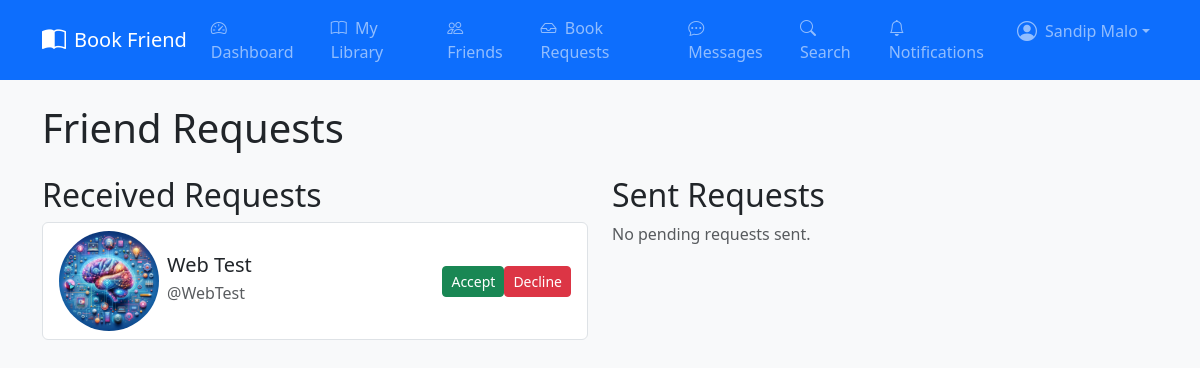
/friends/requests/ (signed in), run on the app's committed database.
### Core/models.py (models this page shows, shortened)
class Friendship(models.Model):
    STATUS_CHOICES = [
        ('pending', 'Pending'),
        ('accepted', 'Accepted'),
        ('declined', 'Declined'),
    ]
    sender = models.ForeignKey(User, related_name='friendship_requests_sent', on_delete=models.CASCADE)
    receiver = models.ForeignKey(User, related_name='friendship_requests_received', on_delete=models.CASCADE)
    status = models.CharField(max_length=20, choices=STATUS_CHOICES, default='pending')
    created_at = models.DateTimeField(auto_now_add=True)
    class Meta:
        unique_together = ['sender', 'receiver']

class UserProfile(models.Model):
    user = models.OneToOneField(User, on_delete=models.CASCADE)
    bio = models.TextField(max_length=500, blank=True)
    profile_picture = models.ImageField(upload_to='profile_pics/', blank=True)
    birthplace = models.CharField(max_length=100, blank=True)
    current_residence = models.CharField(max_length=100, blank=True)
    occupation = models.CharField(max_length=100, blank=True)

### Core/views.py (the view)
# urls.py: path("friends/requests/", views.friend_requests, name="friend_requests"),
@login_required
def friend_requests(request):
    received_requests = Friendship.objects.filter(
        receiver=request.user, status="pending"
    )
    sent_requests = Friendship.objects.filter(sender=request.user, status="pending")
    context = {"received_requests": received_requests, "sent_requests": sent_requests}
    return render(request, "core/friends/requests.html", context)

### Core/context_processors.py (called while the page is built)
def notification_count(request):
    if request.user.is_authenticated:
        unread_count = Notification.objects.filter(user=request.user, read=False).count()
        return {'unread_notifications': unread_count}
    return {'unread_notifications': 0}

### templates/core/friends/requests.html (shortened to what this page needs)
{% extends 'core/base.html' %}
{% load static %}
{% block content %}
<div class="container">
    <h1 class="mb-4">Friend Requests</h1>
    <div class="row">
        <div class="col-md-6 mb-4">
            <h2>Received Requests</h2>
            {% if received_requests %}
                <div class="list-group">
                    {% for request in received_requests %}
                        <div class="list-group-item">
                                                    <div class="d-flex align-items-center justify-content-between">
                                                        <div class="d-flex align-items-center">
                                                            <img src="{{ request.sender.userprofile.profile_picture.url }}" alt="Profile Picture" class="profile-picture me-2">
                                                            <div>
                                                                <h5 class="mb-1">{{ request.sender.get_full_name }}</h5>
                                                                <p class="mb-1 text-muted">@{{ request.sender.username }}</p>
                                                            </div>
                                                        </div>
                                                        <div class="btn-group">
                                                            <form method="post" action="{% url 'core:friend_accept' request.id %}" class="d-inline">
                                                                <button type="submit" class="btn btn-sm btn-success">Accept</button>
                                                            </form>
                                                            <form method="post" action="{% url 'core:friend_decline' request.id %}" class="d-inline">
                                                                <button type="submit" class="btn btn-sm btn-danger">Decline</button>
                                                            </form>
                                                        </div>
                                                    </div>
                                                </div>
                    {% endfor %}
                </div>
            {% else %}
                <p class="text-muted">No pending requests received.</p>
            {% endif %}
        </div>
        <div class="col-md-6">
            <h2>Sent Requests</h2>
            {% if sent_requests %}
                <div class="list-group">
                    {% for request in sent_requests %}
                        <div class="list-group-item">
                                                    <div class="d-flex align-items-center justify-content-between">
                                                        <div class="d-flex align-items-center">
                                                            <img src="{{ request.receiver.userprofile.profile_picture.url }}" alt="Profile Picture" class="profile-picture me-2">
                                                            <div>
                                                                <h5 class="mb-1">{{ request.receiver.get_full_name }}</h5>
                                                                <p class="mb-1 text-muted">@{{ request.receiver.username }}</p>
                                                                <small class="text-muted">Sent {{ request.created_at|timesince }} ago</small>
                                                            </div>
                                                        </div>
                                                    </div>
                                                </div>
                    {% endfor %}
                </div>
            {% else %}
                <p class="text-muted">No pending requests sent.</p>
            {% endif %}
        </div>
    </div>
</div>
{% endblock %}

### templates/core/includes/navbar.html (shortened to what this page needs)
<nav class="navbar navbar-expand-lg navbar-dark bg-primary">
    <div class="container">
      <a class="navbar-brand d-flex align-items-center" href="{% url 'core:landing' %}">
        <i class="bi bi-book-half me-2 fs-4"></i>
        Book Friend
      </a>
      <div class="collapse navbar-collapse" id="navbarNav">
        {% if user.is_authenticated %}
          <ul class="navbar-nav me-auto">
            <li class="nav-item">
              <a class="nav-link" href="{% url 'core:dashboard' %}">
                <i class="bi bi-speedometer2 me-1"></i> Dashboard
              </a>
            </li>
            <li class="nav-item">
              <a class="nav-link" href="{% url 'core:library' username=user.username %}">
                <i class="bi bi-book me-1"></i> My Library
              </a>
            </li>
            <li class="nav-item">
              <a class="nav-link" href="{% url 'core:friends_list' %}">
                <i class="bi bi-people me-1"></i> Friends
              </a>
            </li>
            <li class="nav-item">
              <a class="nav-link" href="{% url 'core:book_requests' %}">
                <i class="bi bi-inbox me-1"></i> Book Requests
              </a>
            </li>
            <li class="nav-item">
              <a class="nav-link position-relative" href="{% url 'message_chat:chat_list' %}">
                <i class="bi bi-chat-dots me-1"></i> Messages
              </a>
            </li>
            <li class="nav-item">
              <a class="nav-link" href="{% url 'core:search' %}">
                <i class="bi bi-search me-1"></i> Search
              </a>
            </li>
          </ul>
          <ul class="navbar-nav">
            <li class="nav-item">
              <a class="nav-link position-relative" href="{% url 'core:notifications' %}">
                <i class="bi bi-bell me-1"></i> Notifications
              </a>
            </li>
            <li class="nav-item dropdown">
              <a
                class="nav-link dropdown-toggle d-flex align-items-center"
                href="#"
                role="button"
                data-bs-toggle="dropdown"
                aria-expanded="false"
              >
                <i class="bi bi-person-circle fs-5 me-2"></i>
                {{ user.get_full_name }}
              </a>
            </li>
          </ul>
        {% endif %}
      </div>
    </div>
  </nav>

### static/core/css/style.css (style rules this page uses)
body { background-color: #f8f9fa; }
.profile-picture { width: 100px; height: 100px; object-fit: cover; border-radius: 50%; }

### data on the page
Friendship: sender.userprofile.profile_picture (picture), sender.get_full_name "Web Test", sender.username "WebTest"

### other printed values
{{ user.get_full_name }} "Sandip Malo"
